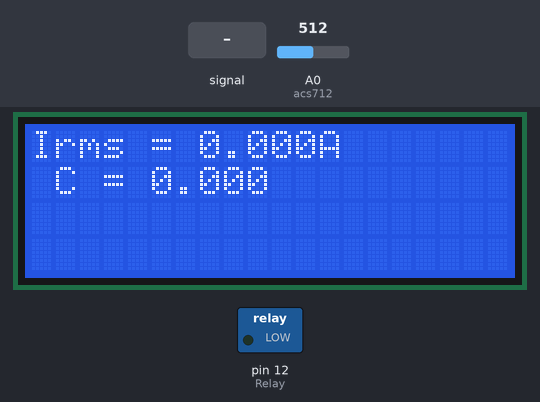
A sketch run on a simulated Arduino Uno, built with avr-gcc and run on an emulated ATmega328P. On the bench: 20×4 character LCD, switched loads named in the sketch (green lamp = pin HIGH). The test bench sets the inputs (shaded band); at power-on: A0 (acs712) = 512.

Above: at 1.2 s.
1.3 s: A0 (acs712) fed a 200 Hz sine of ±81 counts around its level
At 2.41 s:
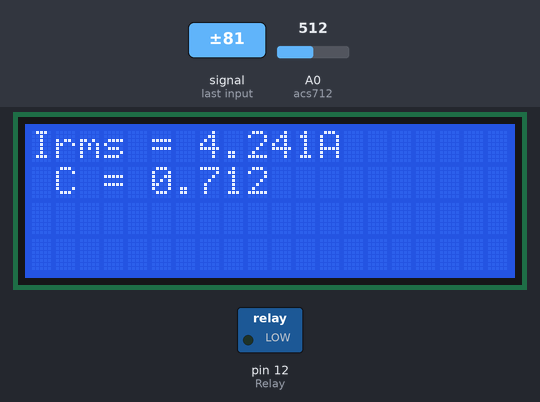
At 3.9 s:
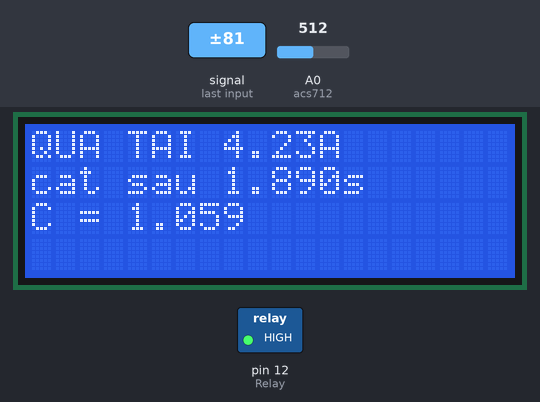
Timing chart, 0 to 5.4 s (numbered marks = the images above; inputs shaded):
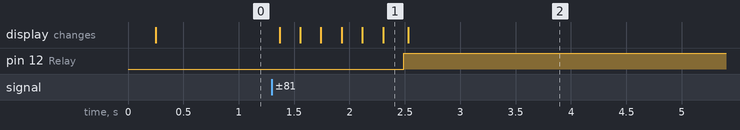

Measured:
- after the input at 1.3 s, pin 12 (Relay): LOW → HIGH after 1.2 s; the display: first changes after 0.07 s (image 1 shows a later state)

The sketch:

relay_ky_thuat_so.ino
```cpp
#include <Wire.h>
#include <LiquidCrystal_I2C.h>
LiquidCrystal_I2C lcd(0x27,20,4);

const int acs712 = 0;
const int Relay = 12;

int sampleCount = 0;
int number_of_sample =  1000;     //số mẫu cần lấy
float k = 0.0048828125; //5:1024
float counter = 0;
float voltage = 0;
float sum = 0;
float sensitivity = 0.066;    // độ nhạy
float Ip  = 1;          //dòng tác động quá tải
float Inm = 10;      //dòng tác động ngắn mạch
float Irms = 0;
float check = 0;
float t_trip  = 0;
float t_res = 0;

static bool error  =   false;
float A = 0.052;
float B = 0.114;
float p = 0.02;
float Tr  = 4.85;
float m1=0;
float delta=328;     //Chu kỳ tính (ms)

void setup()
{
  Serial.begin(9600);

  pinMode(acs712, INPUT);
  pinMode(Relay, OUTPUT);
  digitalWrite(Relay, LOW);

  lcd.init();
  lcd.backlight();
  m1=millis();

}

void loop(){
  // Tính dòng hiệu dụng
  voltage = analogRead(acs712)*k-2.5;
  if  (voltage > 0){
    sum +=  voltage;
  }
  else{
    sum -=  voltage;
  }

  sampleCount++;
  if  (sampleCount  ==  number_of_sample ){
    m1=millis();
    Irms = 3.1416*sum/(2*sqrt(2)*sampleCount*sensitivity);
    if(!error){
      lcd.setCursor(0,0);
      lcd.print("Irms = ");
      lcd.setCursor(7,0);
      lcd.print(Irms,3);
      lcd.setCursor(12,0);
      lcd.print("A");
      lcd.setCursor(1,1);
      lcd.print("C = ");
      lcd.print(counter,3);
    }
  }
  // Tính thời gian tác động
  if(!error){
    if  (sampleCount  ==  number_of_sample ){
    if((Irms  > Ip) && (Irms<Inm)){
      t_trip = A/(pow(Irms/Ip,p)-1)+B;
      counter += delta/(t_trip*1000);
    }
    if(Irms  <= Ip){
      if(counter!=0){
          t_res = Tr/(1-Irms*Irms/Ip);
          counter -=  delta/(t_res*1000);
      }
    }
    sum  = 0;
    sampleCount = 0;
    }
     if(Irms >= Inm){
      digitalWrite(Relay,HIGH);
      lcd.clear();
      lcd.setCursor(0,0);
      lcd.print("NGAN MACH ");
      lcd.setCursor(0,1);
      lcd.print("CAT NGAY ");
      error=true;
    }
    if(counter  < 0){
      counter = 0;
    }
    if(counter>=1){
      digitalWrite(Relay,HIGH);
      lcd.clear();
      lcd.setCursor(0,0);
      lcd.print("QUA TAI ");
      lcd.print(Irms,2);
      lcd.print("A");
      lcd.setCursor(0,1);
      lcd.print("cat sau ");
      lcd.print(t_trip,3);
      lcd.print("s");
      lcd.setCursor(0,2);
      lcd.print("C = ");
      lcd.print(counter,3);
      error = true;
    }
  }
}
```
